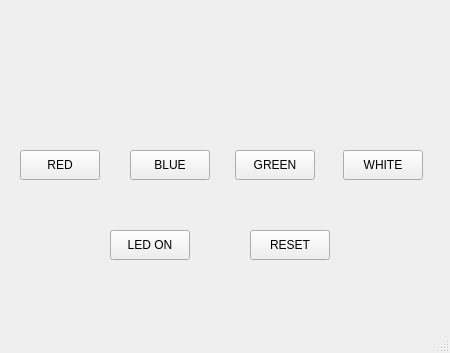
<?xml version="1.0" encoding="UTF-8"?>
<ui version="4.0">
 <class>MainWindow</class>
 <widget class="QMainWindow" name="MainWindow">
  <property name="geometry">
   <rect>
    <x>0</x>
    <y>0</y>
    <width>450</width>
    <height>353</height>
   </rect>
  </property>
  <property name="windowTitle">
   <string>MainWindow</string>
  </property>
  <widget class="QWidget" name="centralwidget">
   <widget class="QPushButton" name="Btn_ON">
    <property name="geometry">
     <rect>
      <x>110</x>
      <y>230</y>
      <width>80</width>
      <height>30</height>
     </rect>
    </property>
    <property name="text">
     <string>LED ON</string>
    </property>
   </widget>
   <widget class="QPushButton" name="Btn_OFF">
    <property name="geometry">
     <rect>
      <x>250</x>
      <y>230</y>
      <width>80</width>
      <height>30</height>
     </rect>
    </property>
    <property name="text">
     <string>RESET</string>
    </property>
   </widget>
   <widget class="QPushButton" name="Btn_RED">
    <property name="geometry">
     <rect>
      <x>20</x>
      <y>150</y>
      <width>80</width>
      <height>30</height>
     </rect>
    </property>
    <property name="text">
     <string>RED</string>
    </property>
   </widget>
   <widget class="QPushButton" name="Btn_BLUE">
    <property name="geometry">
     <rect>
      <x>130</x>
      <y>150</y>
      <width>80</width>
      <height>30</height>
     </rect>
    </property>
    <property name="text">
     <string>BLUE</string>
    </property>
   </widget>
   <widget class="QPushButton" name="Btn_GREEN">
    <property name="geometry">
     <rect>
      <x>235</x>
      <y>150</y>
      <width>80</width>
      <height>30</height>
     </rect>
    </property>
    <property name="text">
     <string>GREEN</string>
    </property>
   </widget>
   <widget class="QPushButton" name="Btn_WHITE">
    <property name="geometry">
     <rect>
      <x>343</x>
      <y>150</y>
      <width>80</width>
      <height>30</height>
     </rect>
    </property>
    <property name="text">
     <string>WHITE</string>
    </property>
   </widget>
  </widget>
  <widget class="QMenuBar" name="menubar">
   <property name="geometry">
    <rect>
     <x>0</x>
     <y>0</y>
     <width>450</width>
     <height>28</height>
    </rect>
   </property>
  </widget>
  <widget class="QStatusBar" name="statusbar"/>
 </widget>
 <resources/>
 <connections/>
</ui>
